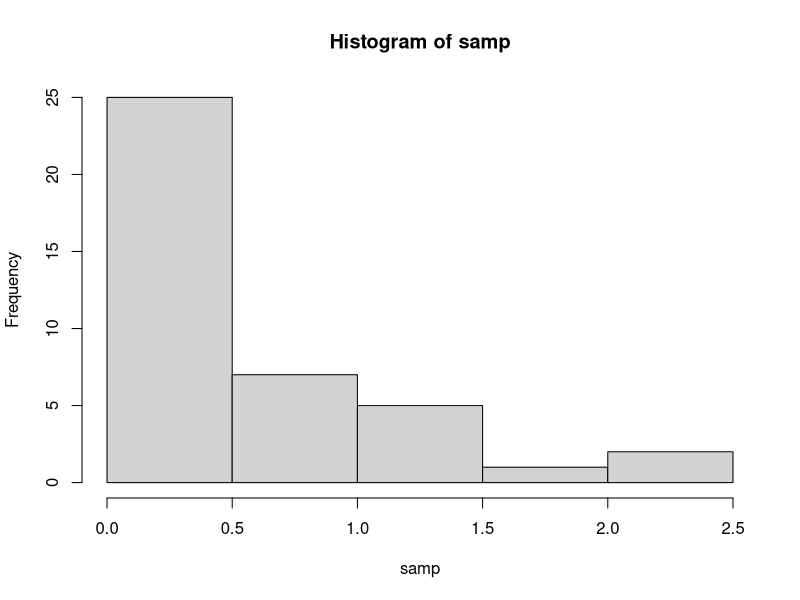

This chart was generated by the following R code:
## ---- chunk 1
people <- c("Kim", "Joe", "Abby", "Bobby", "Linus")
ages <- c(20, 30, 40, 50, 60)
## ---- chunk 2
people <- c("Kim", "Joe", "Abby", "Bobby", "Linus")
ages <- c(20, 30, 40, 50, 60)

third_name <- people[3]
third_age <- ages[3]

print(third_name)
print(third_age)
## ---- chunk 3
ages <- c(20, 30, 40, 50, 60)

# using intermediate variable
num_ages <- length(ages)        # 5
last_age <- ages[num_ages]

# OR nesting syntax
last_age <- ages[length(ages)]

print(last_age)
## ---- chunk 4
people <- c("Kim", "Joe", "Abby", "Bobby", "Linus")
ages <- c(20, 30, 40, 50, 60)

people_subset <- people[c(3, 2)]
ages_subset <- ages[c(3, 2)]

print(people_subset)
print(ages_subset)
## ---- chunk 5
people <- c("Kim", "Joe", "Abby", "Bobby", "Linus")

people[c(3, 2)] <- c("Abigail", "Joseph")

print(people)
## ---- chunk 6
values <- c(10, 20, 30, 40, 50, 60, 70, 80)

values[c(2, 4, 6, 8)] <- c(100, -100)

print(values)
## ---- chunk 7
values <- c(10, 20, 30, 40, 50, 60, 70, 80)

values[c(2, 4, 6, 8)] <- NA

print(values)
## ---- chunk 8
values <- c(10, 20, 30, 40, 50, 60, 70, 80)

# subset entries other than the second and third
other_than_second_third <- values[-c(3, 2)]
print(other_than_second_third)

# replace entries other than the second and third with 10000
values[-c(3, 2)] <- 10000
print(values)
## ---- chunk 9
values <- c(10, 20, 30, 40, 50, 60, 70, 80)

all_indices <- 1:length(values)   # c(1, 2, 3, 4, 5, 6, 7, 8)

subset_indices <- sample(all_indices, size = 5)
print(subset_indices)

values[subset_indices] <- NA
print(values)
## ---- chunk 10
people <- c("Kim", "Joe", "Abby", "Bobby", "Linus")
ages <- c(20, 30, 40, 50, 60)
## ---- chunk 11
ages <- c(20, 30, 40, 50, 60)

# associate a character vector to be used as names
names(ages) <- c("Kim", "Joe", "Abby", "Bobby", "Linus")

print(ages)
## ---- chunk 12
ages <- c(20, 30, 40, 50, 60)
names(ages) <- c("Kim", "Joe", "Abby", "Bobby", "Linus")

names_vec <- names(ages)
print(names_vec)
## ---- chunk 13
ages <- c(20, 30, 40, 50, 60)
names(ages) <- c("Kim", "Joe", "Abby", "Bobby", "Linus")

subset_ages <- ages[c("Abby", "Joe")]
print(subset_ages)
## ---- chunk 14
ages <- c(20, 30, 40, 50, 60)
names(ages) <- c("Kim", "Joe", "Abby", "Bobby", "Linus")

ages[c("Abby", "Joe")] <- NA
print(ages)
## ---- chunk 15
ages <- c(20, 30, 40, 50, 60)
names(ages) <- c("Kim", "Joe", "Abby", "Bobby", "Linus")

birthdays <- c("Joe", "Bobby", "Linus")

ages[birthdays] <- ages[birthdays] + 1
print(ages)
## ---- chunk 16
values <- 1:5 * 10     # 10 20 30 40 50 

# set attribute
attr(values, "created_by") <- c("Shawn", "O'Neil")
print(values)
## ---- chunk 17
ages <- c(20, 30, 40, 50, 60)

# option 1
names(ages) <- c("Kim", "Joe", "Abby", "Bobby", "Linus")

# option 2
attr(ages, "names") <- c("Kim", "Joe", "Abby", "Bobby", "Linus")

print(ages)
## ---- chunk 18
people <- c("Kim", "Joe", "Abby", "Bobby", "Linus")
ages <- c(20, 30, 40, 50, 60)

subset_people <- people[c(FALSE, TRUE, TRUE, FALSE, FALSE)]
subset_ages <- ages[c(FALSE, TRUE, TRUE, FALSE, FALSE)]

print(subset_people)
print(subset_ages)
## ---- chunk 19
values <- c(10, 20, 30, 40, 50, 60)

subset_values <- people[c(TRUE, FALSE)]

print(subset_values)
## ---- chunk 20
people <- c("Kim", "Joe", "Abby", "Bobby", "Linus")

people[c(FALSE, TRUE, TRUE, FALSE, FALSE)] <- c("Joseph", "Abby")

print(people)
## ---- chunk 21
samp <- rnorm(15, mean = 10, sd = 2)
print(samp)

gt_median <- samp > median(samp)

print("Subsampling:")
subsamp <- samp[gt_median]
print(subsamp)
## ---- chunk 22
samp <- rnorm(15, mean = 10, sd = 2)
print(samp)

print("Subsampling:")
subsamp <- samp[samp > median(samp)]
print(subsamp)
## ---- chunk 23
samp <- rexp(40, rate = 2)
hist(samp)

print(samp)
print(mean(samp))
print(median(samp))
